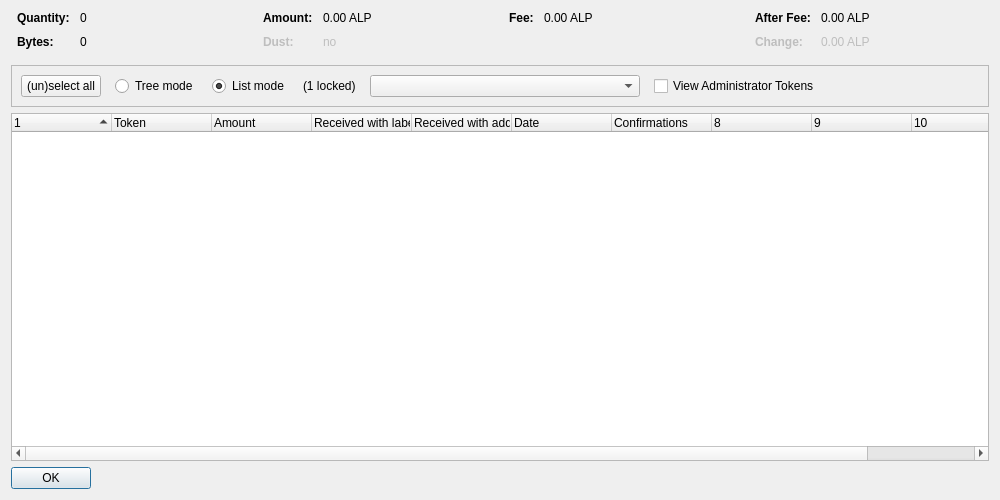
<?xml version="1.0" encoding="UTF-8"?>
<ui version="4.0">
 <class>TokenControlDialog</class>
 <widget class="QDialog" name="TokenControlDialog">
  <property name="geometry">
   <rect>
    <x>0</x>
    <y>0</y>
    <width>1000</width>
    <height>500</height>
   </rect>
  </property>
  <property name="windowTitle">
   <string>Token Selection</string>
  </property>
  <layout class="QVBoxLayout" name="verticalLayout">
   <item>
    <layout class="QHBoxLayout" name="horizontalLayoutTop" stretch="0,0,0,0">
     <property name="topMargin">
      <number>0</number>
     </property>
     <property name="bottomMargin">
      <number>10</number>
     </property>
     <item>
      <layout class="QFormLayout" name="formLayoutTokenControl1">
       <property name="horizontalSpacing">
        <number>10</number>
       </property>
       <property name="verticalSpacing">
        <number>10</number>
       </property>
       <property name="leftMargin">
        <number>6</number>
       </property>
       <property name="rightMargin">
        <number>6</number>
       </property>
       <item row="0" column="0">
        <widget class="QLabel" name="labelTokenControlQuantityText">
         <property name="font">
          <font>
           <weight>75</weight>
           <bold>true</bold>
          </font>
         </property>
         <property name="text">
          <string>Quantity:</string>
         </property>
        </widget>
       </item>
       <item row="0" column="1">
        <widget class="QLabel" name="labelTokenControlQuantity">
         <property name="cursor">
          <cursorShape>IBeamCursor</cursorShape>
         </property>
         <property name="contextMenuPolicy">
          <enum>Qt::ActionsContextMenu</enum>
         </property>
         <property name="text">
          <string notr="true">0</string>
         </property>
         <property name="textInteractionFlags">
          <set>Qt::LinksAccessibleByMouse|Qt::TextSelectableByKeyboard|Qt::TextSelectableByMouse</set>
         </property>
        </widget>
       </item>
       <item row="1" column="0">
        <widget class="QLabel" name="labelTokenControlBytesText">
         <property name="font">
          <font>
           <weight>75</weight>
           <bold>true</bold>
          </font>
         </property>
         <property name="text">
          <string>Bytes:</string>
         </property>
        </widget>
       </item>
       <item row="1" column="1">
        <widget class="QLabel" name="labelTokenControlBytes">
         <property name="cursor">
          <cursorShape>IBeamCursor</cursorShape>
         </property>
         <property name="contextMenuPolicy">
          <enum>Qt::ActionsContextMenu</enum>
         </property>
         <property name="text">
          <string notr="true">0</string>
         </property>
         <property name="textInteractionFlags">
          <set>Qt::LinksAccessibleByMouse|Qt::TextSelectableByKeyboard|Qt::TextSelectableByMouse</set>
         </property>
        </widget>
       </item>
      </layout>
     </item>
     <item>
      <layout class="QFormLayout" name="formLayoutTokenControl2">
       <property name="horizontalSpacing">
        <number>10</number>
       </property>
       <property name="verticalSpacing">
        <number>10</number>
       </property>
       <property name="leftMargin">
        <number>6</number>
       </property>
       <property name="rightMargin">
        <number>6</number>
       </property>
       <item row="0" column="0">
        <widget class="QLabel" name="labelTokenControlAmountText">
         <property name="font">
          <font>
           <weight>75</weight>
           <bold>true</bold>
          </font>
         </property>
         <property name="text">
          <string>Amount:</string>
         </property>
        </widget>
       </item>
       <item row="0" column="1">
        <widget class="QLabel" name="labelTokenControlAmount">
         <property name="cursor">
          <cursorShape>IBeamCursor</cursorShape>
         </property>
         <property name="contextMenuPolicy">
          <enum>Qt::ActionsContextMenu</enum>
         </property>
         <property name="text">
          <string notr="true">0.00 ALP</string>
         </property>
         <property name="textInteractionFlags">
          <set>Qt::LinksAccessibleByMouse|Qt::TextSelectableByKeyboard|Qt::TextSelectableByMouse</set>
         </property>
        </widget>
       </item>
       <item row="1" column="0">
        <widget class="QLabel" name="labelTokenControlLowOutputText">
         <property name="enabled">
          <bool>false</bool>
         </property>
         <property name="font">
          <font>
           <weight>75</weight>
           <bold>true</bold>
          </font>
         </property>
         <property name="text">
          <string>Dust:</string>
         </property>
        </widget>
       </item>
       <item row="1" column="1">
        <widget class="QLabel" name="labelTokenControlLowOutput">
         <property name="enabled">
          <bool>false</bool>
         </property>
         <property name="cursor">
          <cursorShape>IBeamCursor</cursorShape>
         </property>
         <property name="contextMenuPolicy">
          <enum>Qt::ActionsContextMenu</enum>
         </property>
         <property name="text">
          <string notr="true">no</string>
         </property>
         <property name="textInteractionFlags">
          <set>Qt::LinksAccessibleByMouse|Qt::TextSelectableByKeyboard|Qt::TextSelectableByMouse</set>
         </property>
        </widget>
       </item>
      </layout>
     </item>
     <item>
      <layout class="QFormLayout" name="formLayoutTokenControl3">
       <property name="horizontalSpacing">
        <number>10</number>
       </property>
       <property name="verticalSpacing">
        <number>10</number>
       </property>
       <property name="leftMargin">
        <number>6</number>
       </property>
       <property name="rightMargin">
        <number>6</number>
       </property>
       <item row="0" column="0">
        <widget class="QLabel" name="labelTokenControlFeeText">
         <property name="font">
          <font>
           <weight>75</weight>
           <bold>true</bold>
          </font>
         </property>
         <property name="text">
          <string>Fee:</string>
         </property>
        </widget>
       </item>
       <item row="0" column="1">
        <widget class="QLabel" name="labelTokenControlFee">
         <property name="cursor">
          <cursorShape>IBeamCursor</cursorShape>
         </property>
         <property name="contextMenuPolicy">
          <enum>Qt::ActionsContextMenu</enum>
         </property>
         <property name="text">
          <string notr="true">0.00 ALP</string>
         </property>
         <property name="textInteractionFlags">
          <set>Qt::LinksAccessibleByMouse|Qt::TextSelectableByKeyboard|Qt::TextSelectableByMouse</set>
         </property>
        </widget>
       </item>
      </layout>
     </item>
     <item>
      <layout class="QFormLayout" name="formLayoutTokenControl4">
       <property name="horizontalSpacing">
        <number>10</number>
       </property>
       <property name="verticalSpacing">
        <number>10</number>
       </property>
       <property name="leftMargin">
        <number>6</number>
       </property>
       <property name="rightMargin">
        <number>6</number>
       </property>
       <item row="0" column="0">
        <widget class="QLabel" name="labelTokenControlAfterFeeText">
         <property name="font">
          <font>
           <weight>75</weight>
           <bold>true</bold>
          </font>
         </property>
         <property name="text">
          <string>After Fee:</string>
         </property>
        </widget>
       </item>
       <item row="0" column="1">
        <widget class="QLabel" name="labelTokenControlAfterFee">
         <property name="cursor">
          <cursorShape>IBeamCursor</cursorShape>
         </property>
         <property name="contextMenuPolicy">
          <enum>Qt::ActionsContextMenu</enum>
         </property>
         <property name="text">
          <string notr="true">0.00 ALP</string>
         </property>
         <property name="textInteractionFlags">
          <set>Qt::LinksAccessibleByMouse|Qt::TextSelectableByKeyboard|Qt::TextSelectableByMouse</set>
         </property>
        </widget>
       </item>
       <item row="1" column="0">
        <widget class="QLabel" name="labelTokenControlChangeText">
         <property name="enabled">
          <bool>false</bool>
         </property>
         <property name="font">
          <font>
           <weight>75</weight>
           <bold>true</bold>
          </font>
         </property>
         <property name="text">
          <string>Change:</string>
         </property>
        </widget>
       </item>
       <item row="1" column="1">
        <widget class="QLabel" name="labelTokenControlChange">
         <property name="enabled">
          <bool>false</bool>
         </property>
         <property name="cursor">
          <cursorShape>IBeamCursor</cursorShape>
         </property>
         <property name="contextMenuPolicy">
          <enum>Qt::ActionsContextMenu</enum>
         </property>
         <property name="text">
          <string notr="true">0.00 ALP</string>
         </property>
         <property name="textInteractionFlags">
          <set>Qt::LinksAccessibleByMouse|Qt::TextSelectableByKeyboard|Qt::TextSelectableByMouse</set>
         </property>
        </widget>
       </item>
      </layout>
     </item>
    </layout>
   </item>
   <item>
    <widget class="QFrame" name="frame">
     <property name="minimumSize">
      <size>
       <width>0</width>
       <height>40</height>
      </size>
     </property>
     <property name="frameShape">
      <enum>QFrame::StyledPanel</enum>
     </property>
     <property name="frameShadow">
      <enum>QFrame::Sunken</enum>
     </property>
     <layout class="QHBoxLayout" name="horizontalLayout">
      <item>
       <layout class="QHBoxLayout" name="horizontalLayoutPanel" stretch="0,0,0,0,0,0,0">
        <property name="spacing">
         <number>14</number>
        </property>
        <item>
         <widget class="QPushButton" name="pushButtonSelectAll">
          <property name="sizePolicy">
           <sizepolicy hsizetype="Maximum" vsizetype="Fixed">
            <horstretch>0</horstretch>
            <verstretch>0</verstretch>
           </sizepolicy>
          </property>
          <property name="text">
           <string>(un)select all</string>
          </property>
          <property name="autoDefault">
           <bool>false</bool>
          </property>
         </widget>
        </item>
        <item>
         <widget class="QRadioButton" name="radioTreeMode">
          <property name="sizePolicy">
           <sizepolicy hsizetype="Maximum" vsizetype="Fixed">
            <horstretch>0</horstretch>
            <verstretch>0</verstretch>
           </sizepolicy>
          </property>
          <property name="text">
           <string>Tree mode</string>
          </property>
         </widget>
        </item>
        <item>
         <widget class="QRadioButton" name="radioListMode">
          <property name="sizePolicy">
           <sizepolicy hsizetype="Maximum" vsizetype="Fixed">
            <horstretch>0</horstretch>
            <verstretch>0</verstretch>
           </sizepolicy>
          </property>
          <property name="text">
           <string>List mode</string>
          </property>
          <property name="checked">
           <bool>true</bool>
          </property>
         </widget>
        </item>
        <item>
         <widget class="QLabel" name="labelLocked">
          <property name="text">
           <string notr="true">(1 locked)</string>
          </property>
         </widget>
        </item>
        <item>
         <widget class="QComboBox" name="tokenList">
          <property name="minimumContentsLength">
           <number>30</number>
          </property>
         </widget>
        </item>
        <item>
         <widget class="QCheckBox" name="viewAdministrator">
          <property name="toolTip">
           <string>View tokens that you have the ownership token for</string>
          </property>
          <property name="text">
           <string>View Administrator Tokens</string>
          </property>
         </widget>
        </item>
        <item>
         <spacer name="horizontalSpacer">
          <property name="orientation">
           <enum>Qt::Horizontal</enum>
          </property>
          <property name="sizeHint" stdset="0">
           <size>
            <width>40</width>
            <height>20</height>
           </size>
          </property>
         </spacer>
        </item>
       </layout>
      </item>
     </layout>
    </widget>
   </item>
   <item>
    <widget class="TokenControlTreeWidget" name="treeWidget">
     <property name="contextMenuPolicy">
      <enum>Qt::CustomContextMenu</enum>
     </property>
     <property name="sortingEnabled">
      <bool>false</bool>
     </property>
     <property name="columnCount">
      <number>11</number>
     </property>
     <attribute name="headerShowSortIndicator" stdset="0">
      <bool>true</bool>
     </attribute>
     <attribute name="headerStretchLastSection">
      <bool>false</bool>
     </attribute>
     <column>
      <property name="text">
       <string/>
      </property>
     </column>
     <column>
      <property name="text">
       <string>Token</string>
      </property>
     </column>
     <column>
      <property name="text">
       <string>Amount</string>
      </property>
     </column>
     <column>
      <property name="text">
       <string>Received with label</string>
      </property>
     </column>
     <column>
      <property name="text">
       <string>Received with address</string>
      </property>
     </column>
     <column>
      <property name="text">
       <string>Date</string>
      </property>
     </column>
     <column>
      <property name="text">
       <string>Confirmations</string>
      </property>
      <property name="toolTip">
       <string>Confirmed</string>
      </property>
     </column>
     <column>
      <property name="text">
       <string/>
      </property>
     </column>
     <column>
      <property name="text">
       <string/>
      </property>
     </column>
     <column>
      <property name="text">
       <string/>
      </property>
     </column>
     <column>
      <property name="text">
       <string/>
      </property>
     </column>
    </widget>
   </item>
   <item>
    <widget class="QDialogButtonBox" name="buttonBox">
     <property name="sizePolicy">
      <sizepolicy hsizetype="Maximum" vsizetype="Fixed">
       <horstretch>0</horstretch>
       <verstretch>0</verstretch>
      </sizepolicy>
     </property>
     <property name="orientation">
      <enum>Qt::Horizontal</enum>
     </property>
     <property name="standardButtons">
      <set>QDialogButtonBox::Ok</set>
     </property>
    </widget>
   </item>
  </layout>
 </widget>
 <customwidgets>
  <customwidget>
   <class>TokenControlTreeWidget</class>
   <extends>QTreeWidget</extends>
   <header location="global">tokencontroltreewidget.h</header>
  </customwidget>
 </customwidgets>
 <resources/>
 <connections/>
</ui>
